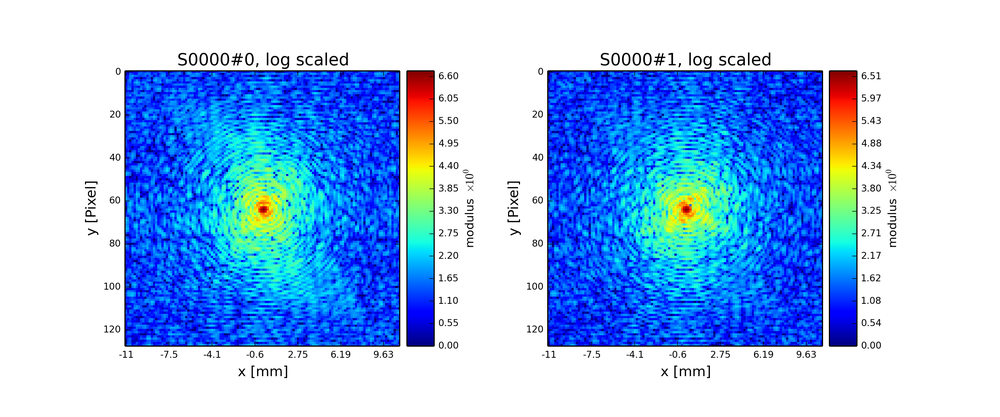
#> input picture doc/_script2rst/ownengine_00.png, 1000 x 417 px, shrunk from 3600 x 1500 before the run; its folder holds only this picture in this run
$ python clip_pngs.py
#> lines starting #> are read from the running program, lines starting #| are printed output that depends on the picture
import sys
from PIL import Image
import numpy as np
from matplotlib import pyplot as plt

frame = 10
if len(sys.argv)>2:
    frame = int(sys.argv[2])

if len(sys.argv)>1:
    pngs = [sys.argv[1]]
else:
    import glob
    pngs = glob.glob('_script2rst/*.png')

for png in pngs:
    im=Image.open(png)
#> im is the input picture: PIL image 1000x417 RGBA; mean R, G, B, A 156.9, 193.6, 238.9, 255
    ar = np.array(im)
    bg = ar[0,0].copy()
#> bg = [255, 255, 255, 255]
    ar-=bg
    #print bg,ar,ar.shape
    t =ar[:,:,:2].sum(-1)
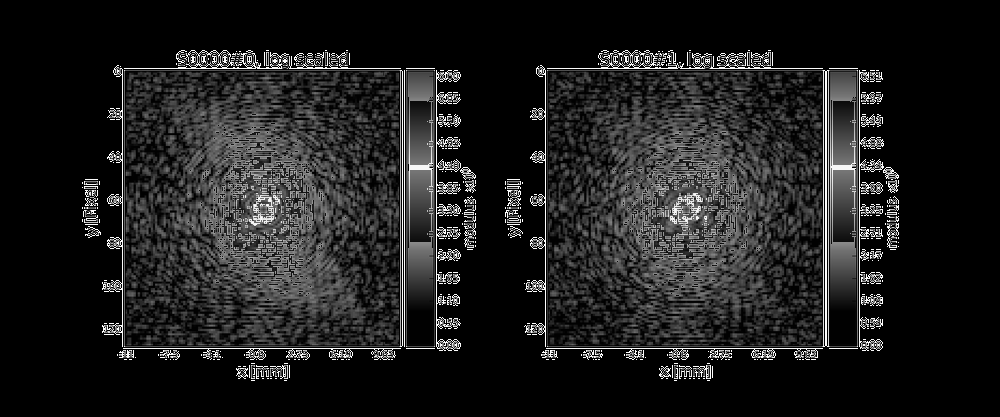
#> t: shape (417, 1000) uint64; min 0, max 510, mean 60.9; drawn with min black and max white
    th = np.nonzero(t.sum(0))[0]
#> th = 782 values from 82 to 898
    tv = np.nonzero(t.sum(1))[0]
#> tv = 326 values from 50 to 380

    im2=im.crop( (th.min()-frame,tv.min()-frame,th.max()+frame, tv.max()+frame))
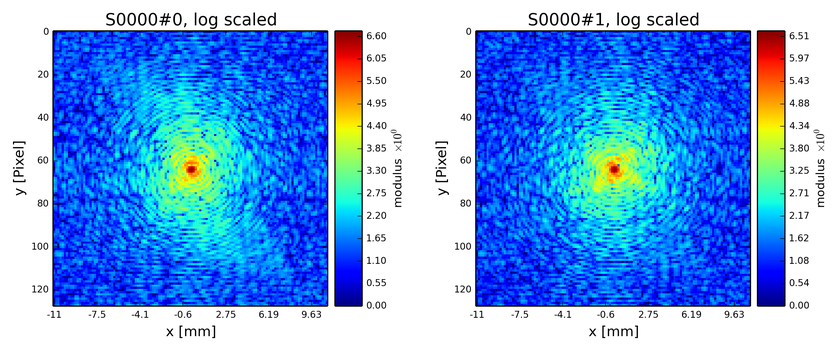
#> im2: PIL image 836x350 RGBA; mean R, G, B, A 115.2, 167.5, 232, 255
    im2.save(png)
    #plt.imshow(im2)
    #plt.show()

$ run again, on doc/_script2rst/ownengine_05.png
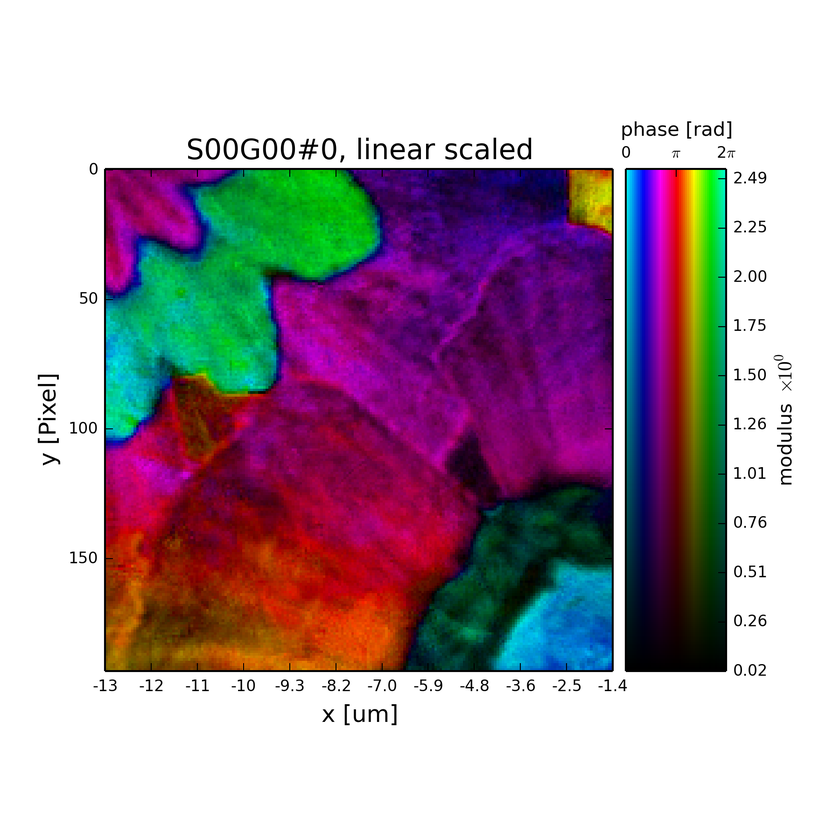
#> input picture doc/_script2rst/ownengine_05.png, 840 x 840 px, shrunk from 1800 x 1800 before the run
#> im is the input picture: PIL image 840x840 RGBA; mean R, G, B, A 178, 160.8, 171.7, 255
#> bg = [255, 255, 255, 255]
#> `t =ar[:,:,:2].sum(-1)`:
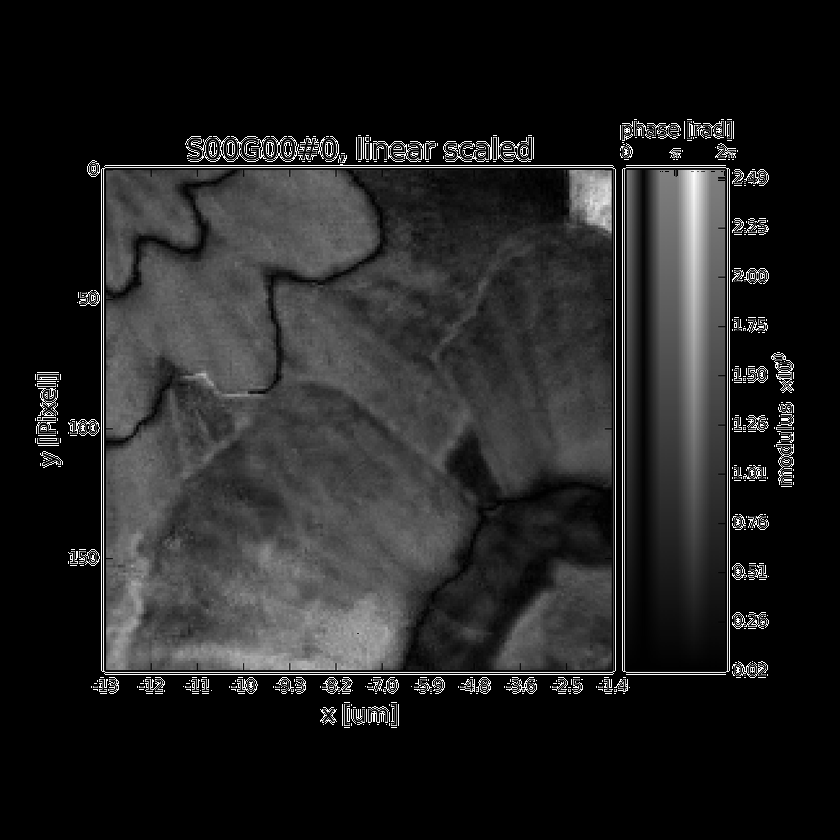
#> t: shape (840, 840) uint64; min 0, max 510, mean 69.4; drawn with min black and max white
#> th = 752 values from 35 to 793
#> tv = 598 values from 119 to 727
#> `im2=im.crop( (th.min()-frame,tv.min()-frame,th.max()+frame, tv.max()+f..`:
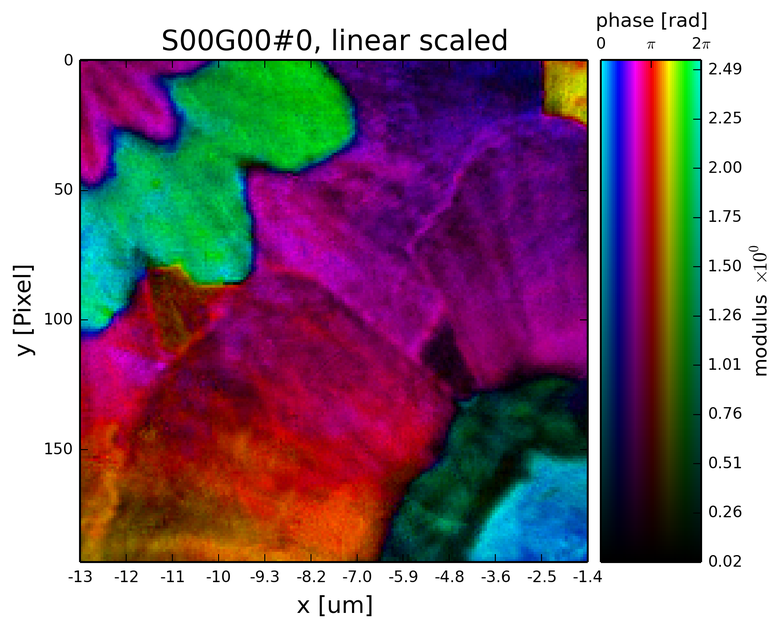
#> im2: PIL image 778x628 RGBA; mean R, G, B, A 143.9, 119, 134.7, 255

$ run again, on doc/_script2rst/ptypyclasses_00.png
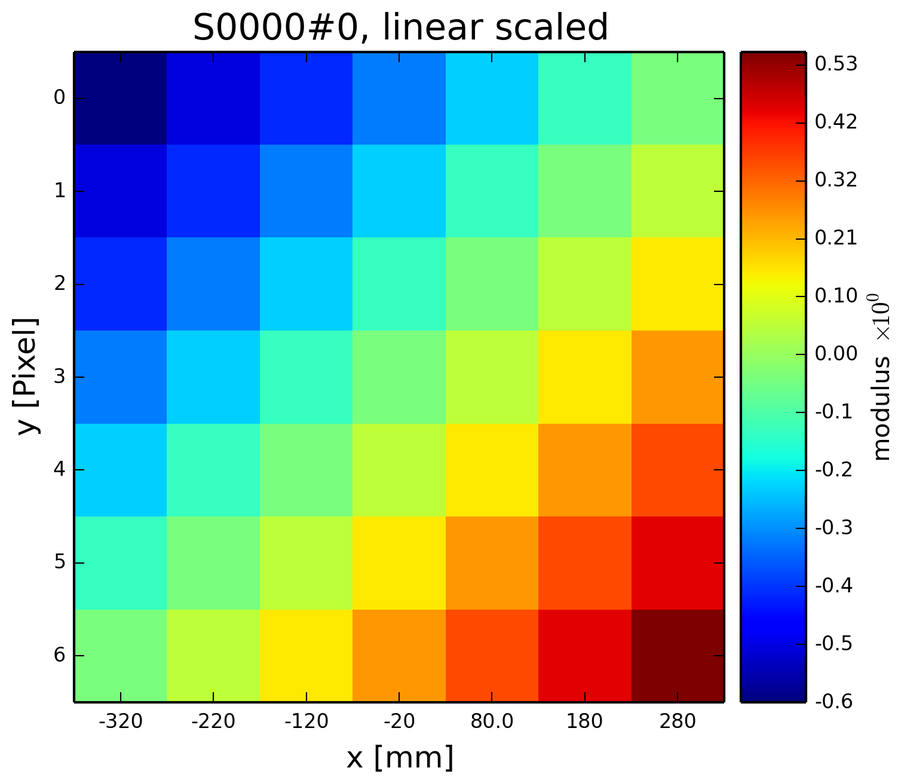
#> input picture doc/_script2rst/ptypyclasses_00.png, 901 x 783 px, shrunk from 1508 x 1310 before the run
#> im is the input picture: PIL image 901x783 RGBA; mean R, G, B, A 160.9, 192.9, 161.5, 255
#> bg = [255, 255, 255, 255]
#> `t =ar[:,:,:2].sum(-1)`:
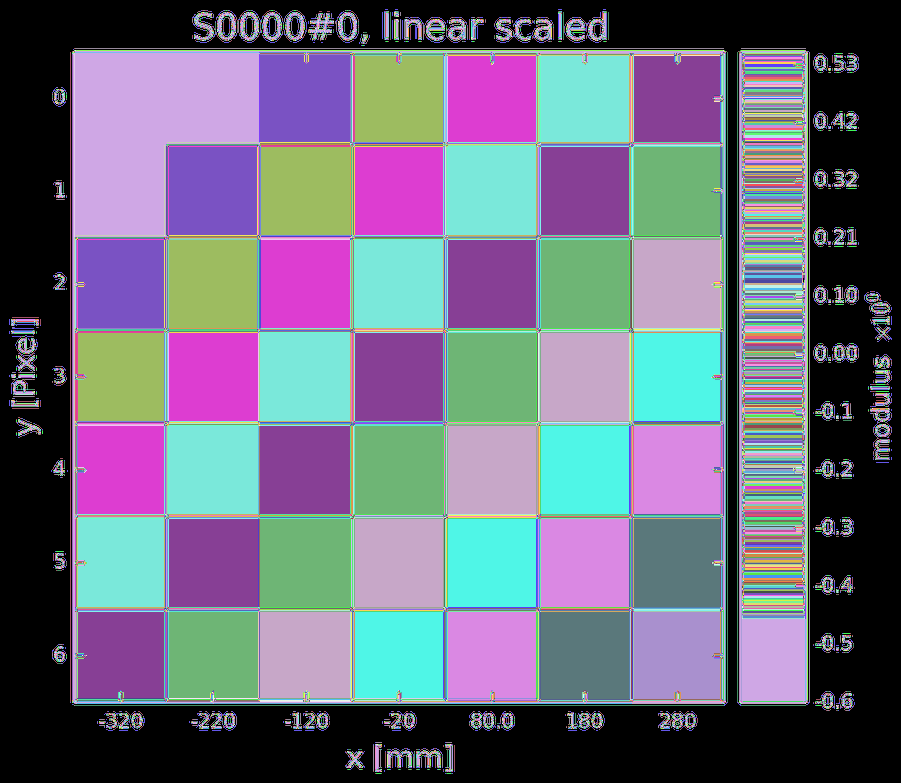
#> t: shape (783, 901) uint64; 504 distinct labels, from 0 to 510; one colour per label, 0 black
#> th = 854 values from 9 to 891
#> tv = 749 values from 9 to 773
#> `im2=im.crop( (th.min()-frame,tv.min()-frame,th.max()+frame, tv.max()+f..`:
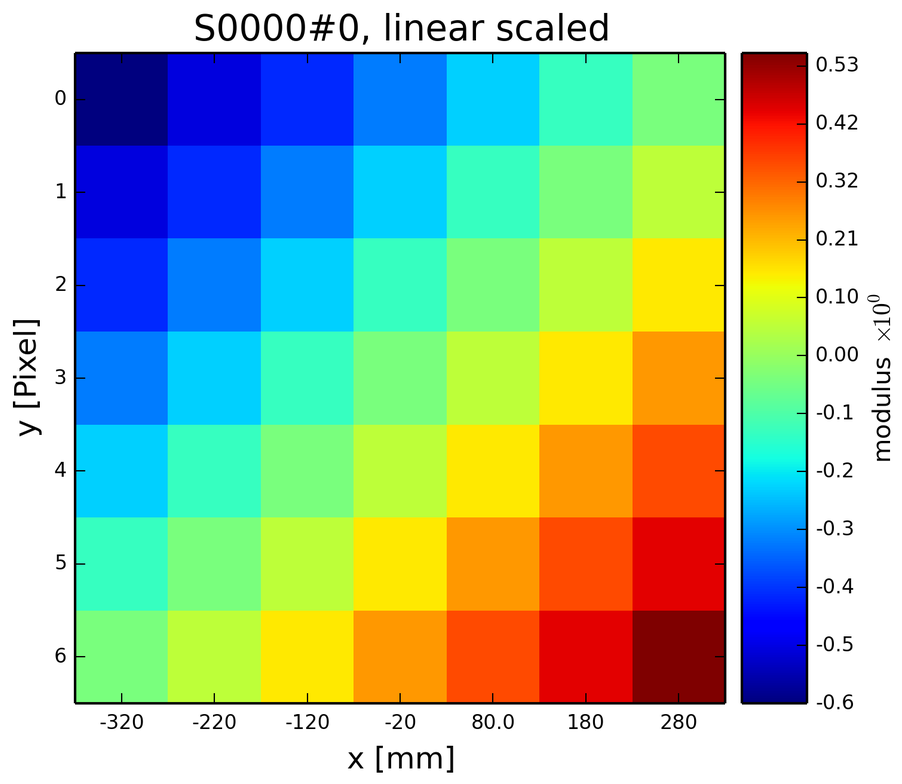
#> im2: PIL image 902x784 RGBA; mean R, G, B, A 160.5, 192.4, 161.2, 254.4; transparent parts drawn white
